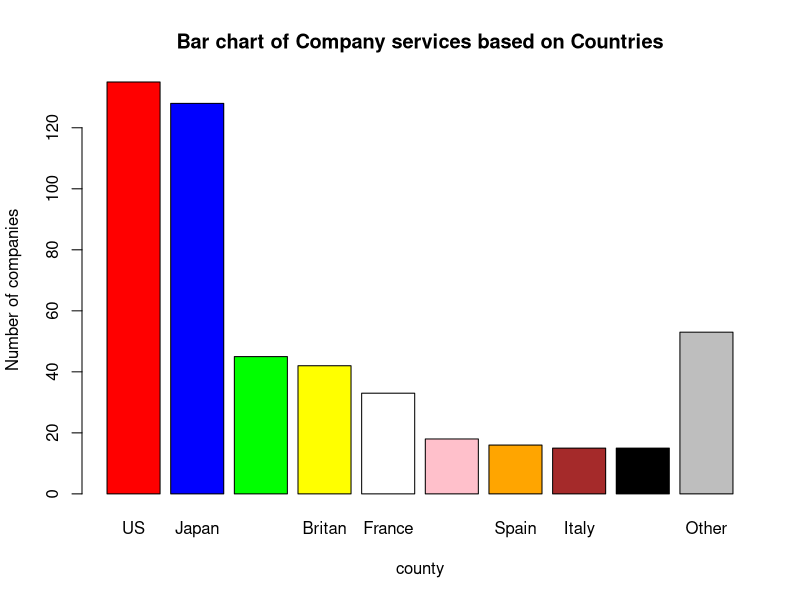

This chart was generated by the following R code:
#pg.no.03
no_of_companies=c(135,128,45,42,33,18,16,15,15,53)
country=c("US","Japan","Germany","Britan",
        "France","Canada","Spain","Italy","Switzerland","Other")
colr=c("red","blue","green","yellow","white","pink","orange","brown","black","grey")
barplot(no_of_companies,xlab="county",ylab="Number of companies",
main="Bar chart of Company services based on Countries",col=colr,names.arg=country)
